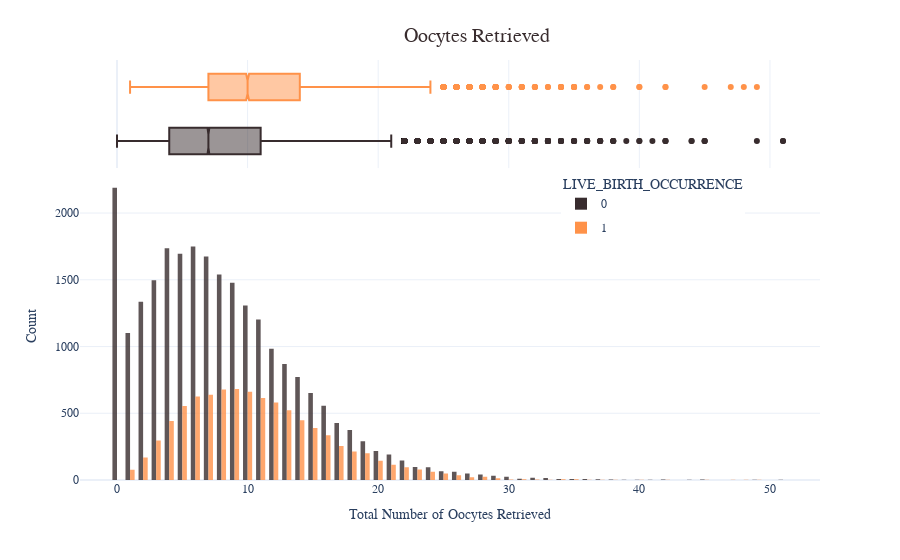

Notebook source saved alongside this figure:
### Markdown cell above
#### III. 2. a. Target Distribution

### Code cell
fig = px.histogram(HFEA_train, x='FRESH_EGGS_COLLECTED', color='LIVE_BIRTH_OCCURRENCE', template='plotly_white',
                   marginal='box', opacity=0.8, nbins=int(HFEA_train['FRESH_EGGS_COLLECTED'].max()+1),
                   color_discrete_sequence=[colours_gaia[1],colours_gaia[0]], barmode='group', histfunc='count')

fig.update_layout(
    font_family='Didot',
    title=dict(text='Oocytes Retrieved',x=0.53,y=0.95,
               font=dict(color=colours_gaia[1],size=20)),
    xaxis_title_text='Total Number of Oocytes Retrieved',
    yaxis_title_text='Count',
    legend=dict(x=0.65,y=0.65,bordercolor=colours_gaia[1],borderwidth=0,tracegroupgap=5),
    bargap=0.3,
)
fig.show()

### Figure 1 — Plotly figure (JSON) as saved in the notebook; plotly's stock layout.template omitted (floating-point values rounded to 4 significant figures; data arrays with more than 128 entries replaced by an {"elided": "..."} marker saying what was removed)
{"data": [{"alignmentgroup": "True", "bingroup": "x", "histfunc": "count", "hovertemplate": "LIVE_BIRTH_OCCURRENCE=0<br>FRESH_EGGS_COLLECTED=%{x}<br>count=%{y}<extra></extra>", "legendgroup": "0", "marker": {"color": "#382C2E", "opacity": 0.8, "pattern": {"shape": ""}}, "name": "0", "nbinsx": 52, "offsetgroup": "0", "orientation": "v", "showlegend": true, "type": "histogram", "x": {"elided": "24538 int values"}, "xaxis": "x", "yaxis": "y"}, {"alignmentgroup": "True", "hovertemplate": "LIVE_BIRTH_OCCURRENCE=0<br>FRESH_EGGS_COLLECTED=%{x}<extra></extra>", "legendgroup": "0", "marker": {"color": "#382C2E"}, "name": "0", "notched": true, "offsetgroup": "0", "showlegend": false, "type": "box", "x": {"elided": "24538 int values"}, "xaxis": "x2", "yaxis": "y2"}, {"alignmentgroup": "True", "bingroup": "x", "histfunc": "count", "hovertemplate": "LIVE_BIRTH_OCCURRENCE=1<br>FRESH_EGGS_COLLECTED=%{x}<br>count=%{y}<extra></extra>", "legendgroup": "1", "marker": {"color": "#FF9249", "opacity": 0.8, "pattern": {"shape": ""}}, "name": "1", "nbinsx": 52, "offsetgroup": "1", "orientation": "v", "showlegend": true, "type": "histogram", "x": {"elided": "9057 int values"}, "xaxis": "x", "yaxis": "y"}, {"alignmentgroup": "True", "hovertemplate": "LIVE_BIRTH_OCCURRENCE=1<br>FRESH_EGGS_COLLECTED=%{x}<extra></extra>", "legendgroup": "1", "marker": {"color": "#FF9249"}, "name": "1", "notched": true, "offsetgroup": "1", "showlegend": false, "type": "box", "x": {"elided": "9057 int values"}, "xaxis": "x2", "yaxis": "y2"}], "layout": {"bargap": 0.3, "barmode": "group", "font": {"family": "Didot"}, "legend": {"bordercolor": "#382C2E", "borderwidth": 0, "title": {"text": "LIVE_BIRTH_OCCURRENCE"}, "tracegroupgap": 5, "x": 0.65, "y": 0.65}, "margin": {"t": 60}, "title": {"font": {"color": "#382C2E", "size": 20}, "text": "Oocytes Retrieved", "x": 0.53, "y": 0.95}, "xaxis": {"anchor": "y", "domain": [0, 1], "title": {"text": "Total Number of Oocytes Retrieved"}}, "xaxis2": {"anchor": "y2", "domain": [0, 1], "matches": "x", "showgrid": true, "showticklabels": false}, "yaxis": {"anchor": "x", "domain": [0, 0.7326], "title": {"text": "Count"}}, "yaxis2": {"anchor": "x2", "domain": [0.7426, 1], "matches": "y2", "showgrid": false, "showline": false, "showticklabels": false, "ticks": ""}}}
